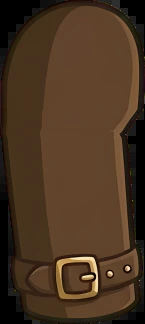
#> input picture src/character/rig/arm_back_lower.webp, 145 x 324 px, found by its file name
$ python -i compose.py   (imports and definitions only)
#> lines starting #> are read from the running program, lines starting #| are printed output that depends on the picture
"""
Assemble the approved pieces of a sheet (art/incoming/pieces/<sheet>/) into
art/incoming/<sheet>_vN.png, in the order and grid of art/GEMINI_PROMPTS.md.

Every piece is re-keyed from its own render (soft key + de-spill, as in
tools/bake_rig.py) and laid on flat #00FF00, so the green is uniform and no
piece touches another or the border by construction. One scale factor per
sheet keeps the pieces' relative sizes; it is chosen so the median piece has
the same size, relative to the sheet width, as on the reference sheet.

Usage: python tools/comfy/compose.py <sheet> [--width 2048] [--allow-missing]
"""
import argparse, json, os, time
import cv2, numpy as np

ROOT = os.path.dirname(os.path.dirname(os.path.dirname(os.path.abspath(__file__))))
MANIFEST = os.path.join(ROOT, 'art', 'incoming', 'manifest.json')

# 'snap' (finger snap) and the 'blow' mouth were dropped by Salvatore on 2026-10-22.
HANDS = ['one', 'two', 'three', 'pinch_paper', 'pencil', 'magnifier', 'stop', 'chin', 'fist_tremble', 'relaxed', 'knock']
SHEETS = {
    # pieces in reading order, columns, median piece size / sheet width (from the reference sheets, see check.py)
    'heads_turnaround': (['hat_front', 'hat_34', 'hat_side', 'bare_front', 'bare_34', 'bare_side'], 3, 0.24),
    'hands_new_back': (HANDS, 4, 0.19),
    'hands_new_front': (HANDS, 4, 0.19),
    'mouths_emotions': (['scream', 'gasp', 'whisper', 'smirk', 'gritted', 'laugh', 'frown', 'disgust', 'nervous', 'grin', 'jawdrop'], 4, 0.21),
    'poses_key': (['take', 'crouch', 'run', 'point', 'magnifier', 'slumped', 'triumph', 'tiphat'], 4, 0.2),
}
GREEN = np.array([0, 255, 0], np.float32)  # BGR


def cutout(path):
    """Piece from a render: BGR (de-spilled) + alpha, cropped to its drawing."""
    bgr = cv2.imread(os.path.join(ROOT, path)).astype(np.float32)
    # edit.py scales every source crop to ~1 MP before editing; bring copied originals
    # (still at their sheet resolution) to the same scale so relative sizes hold.
    f = (1e6 / (bgr.shape[0] * bgr.shape[1])) ** 0.5
#> f = 4.61
    if abs(f - 1) > 0.1:
        bgr = cv2.resize(bgr, None, fx=f, fy=f, interpolation=cv2.INTER_CUBIC if f > 1 else cv2.INTER_AREA)
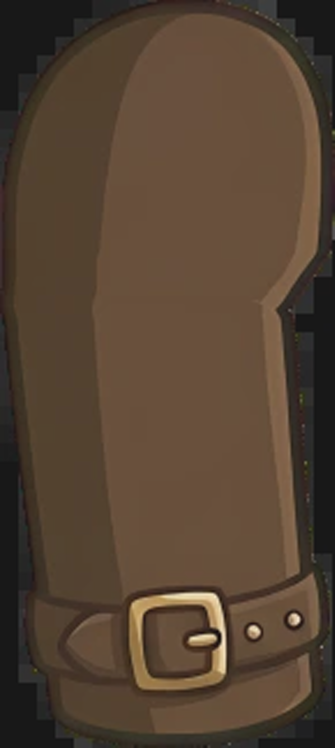
#> bgr: shape (1495, 669, 3) float32 (shown at 1/2 size); mean B, G, R 33.1, 52.4, 73.8; drawn with min black and max white
    dom = bgr[..., 1] - np.maximum(bgr[..., 0], bgr[..., 2])
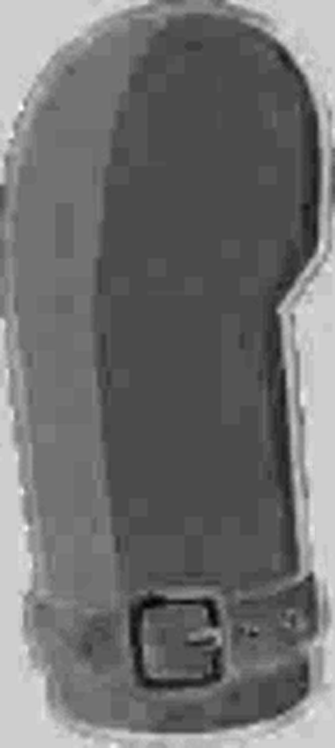
#> dom: shape (1495, 669) float32 (shown at 1/2 size); min -47.33, max 11.22, mean -21.63; drawn with min black and max white
    alpha = np.clip((150 - dom) / 90.0, 0, 1)
#> alpha: shape (1495, 669) float32; every value is 1
    bgr[..., 1] = np.minimum(bgr[..., 1], np.maximum(bgr[..., 0], bgr[..., 2]))
    fg = cv2.morphologyEx((alpha > 0.5).astype(np.uint8), cv2.MORPH_CLOSE, np.ones((5, 5), np.uint8))
#> fg: shape (1495, 669); every value is 1
    n, lab, st, _ = cv2.connectedComponentsWithStats(fg, 8)
#> lab: shape (1495, 669) int32; every value is 1
#> n = 2; st = [[-1, 2147483647, 0, 0, 0], [0, 0, 669, 1495, 1000155]]
    if n < 2:
        raise SystemExit(f'{path}: nothing drawn')
    biggest = st[1:, 4].max()
#> biggest = 1000155
    keep = [i for i in range(1, n) if st[i][4] >= 0.02 * biggest]   # the drawing plus props it holds; drop specks
#> keep = [1]
    mask = np.isin(lab, keep)
    alpha = alpha * (cv2.dilate(mask.astype(np.uint8), np.ones((5, 5), np.uint8)) > 0)
    ys, xs = np.nonzero(alpha > 0.02)
    y0, y1, x0, x1 = ys.min(), ys.max() + 1, xs.min(), xs.max() + 1
#> y0 = 0; y1 = 1495; x0 = 0; x1 = 669
    return bgr[y0:y1, x0:x1], alpha[y0:y1, x0:x1]


# [56 lines left out: function main, not called in this run]


# [2 lines not run here, left out]

>>> result = cutout('../../src/character/rig/arm_back_lower.webp')

$ run again, on src/character/rig/arm_front_upper.webp
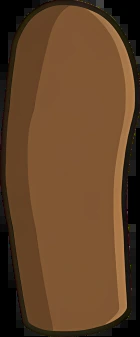
#> input picture src/character/rig/arm_front_upper.webp, 140 x 337 px, found by its file name
#> in cutout, `bgr = cv2.resize(bgr, None, fx=f, fy=f, interpolation=cv2.INTER_CUBIC ..`:
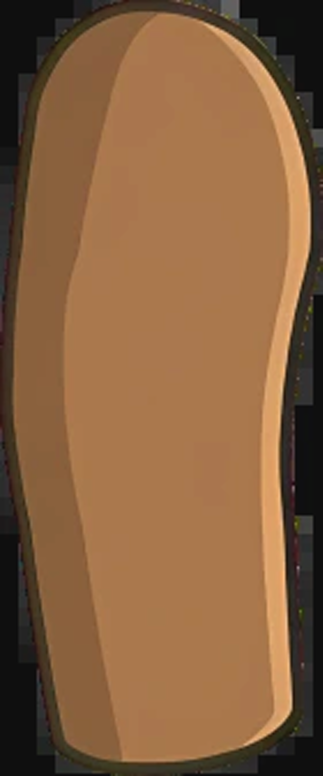
#> bgr: shape (1551, 645, 3) float32 (shown at 1/2 size); mean B, G, R 40.2, 67.6, 98.4; drawn with min black and max white
#> in cutout, `dom = bgr[..., 1] - np.maximum(bgr[..., 0], bgr[..., 2])`:
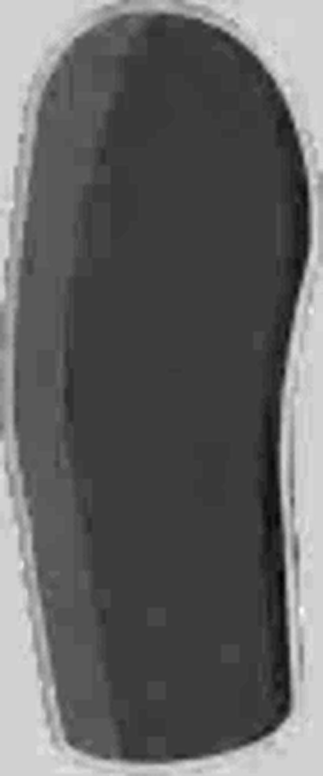
#> dom: shape (1551, 645) float32 (shown at 1/2 size); min -59.19, max 12.87, mean -31.31; drawn with min black and max white
#> alpha: shape (1551, 645) float32; every value is 1
#> fg: shape (1551, 645); every value is 1
#> lab: shape (1551, 645) int32; every value is 1
#> n = 2; st = [[-1, 2147483647, 0, 0, 0], [0, 0, 645, 1551, 1000395]]
#> biggest = 1000395
#> keep = [1]
#> y0 = 0; y1 = 1551; x0 = 0; x1 = 645

$ run again, on src/character/rig/cap_front.webp
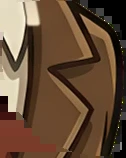
#> input picture src/character/rig/cap_front.webp, 126 x 158 px, found by its file name
#> in cutout, `bgr = cv2.resize(bgr, None, fx=f, fy=f, interpolation=cv2.INTER_CUBIC ..`:
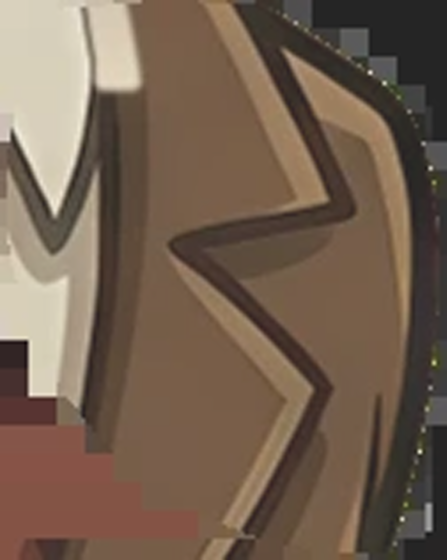
#> bgr: shape (1120, 893, 3) float32 (shown at 1/2 size); mean B, G, R 55.6, 76.5, 101.6; drawn with min black and max white
#> in cutout, `dom = bgr[..., 1] - np.maximum(bgr[..., 0], bgr[..., 2])`:
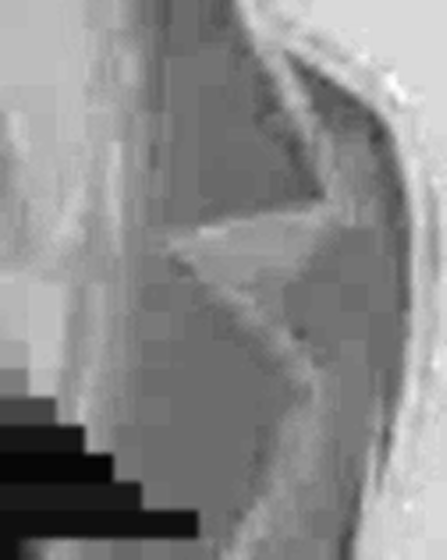
#> dom: shape (1120, 893) float32 (shown at 1/2 size); min -67.98, max 11.78, mean -25.16; drawn with min black and max white
#> alpha: shape (1120, 893) float32; every value is 1
#> fg: shape (1120, 893); every value is 1
#> lab: shape (1120, 893) int32; every value is 1
#> n = 2; st = [[-1, 2147483647, 0, 0, 0], [0, 0, 893, 1120, 1000160]]
#> biggest = 1000160
#> keep = [1]
#> y0 = 0; y1 = 1120; x0 = 0; x1 = 893
